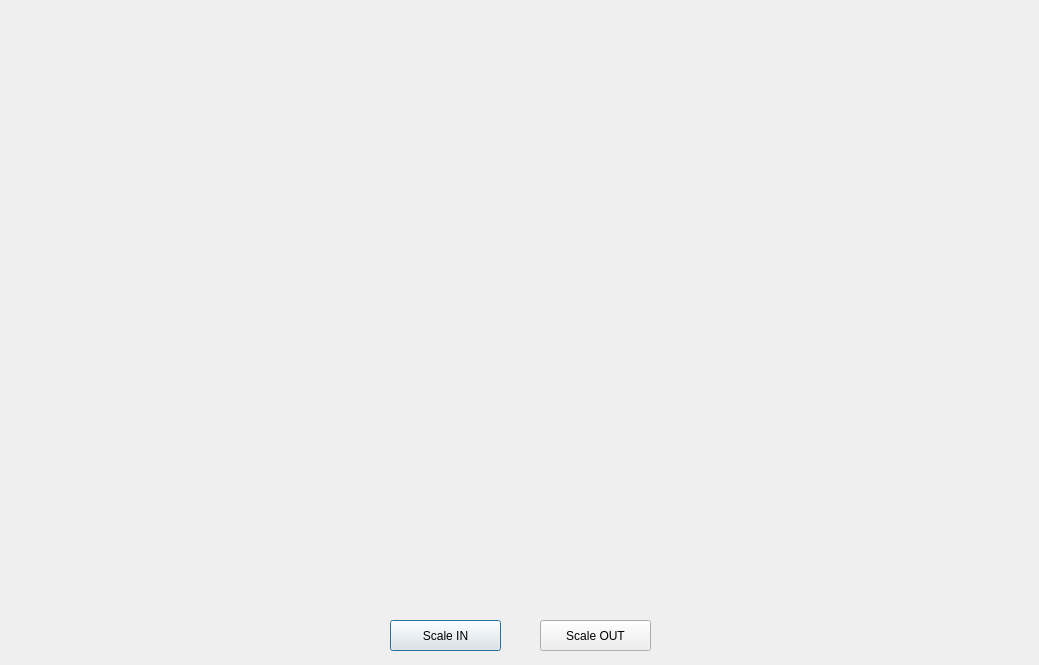
<?xml version="1.0" encoding="UTF-8"?>
<ui version="4.0">
 <class>Plotter</class>
 <widget class="QDialog" name="Plotter">
  <property name="geometry">
   <rect>
    <x>0</x>
    <y>0</y>
    <width>1039</width>
    <height>665</height>
   </rect>
  </property>
  <property name="windowTitle">
   <string>Dialog</string>
  </property>
  <widget class="QCustomPlot" name="plot" native="true">
   <property name="geometry">
    <rect>
     <x>9</x>
     <y>9</y>
     <width>1021</width>
     <height>591</height>
    </rect>
   </property>
  </widget>
  <widget class="QPushButton" name="scaleIn">
   <property name="geometry">
    <rect>
     <x>390</x>
     <y>620</y>
     <width>111</width>
     <height>31</height>
    </rect>
   </property>
   <property name="text">
    <string>Scale IN</string>
   </property>
  </widget>
  <widget class="QPushButton" name="scaleOut">
   <property name="geometry">
    <rect>
     <x>540</x>
     <y>620</y>
     <width>111</width>
     <height>31</height>
    </rect>
   </property>
   <property name="text">
    <string>Scale OUT</string>
   </property>
  </widget>
 </widget>
 <customwidgets>
  <customwidget>
   <class>QCustomPlot</class>
   <extends>QWidget</extends>
   <header>qcustomplot.h</header>
   <container>1</container>
  </customwidget>
 </customwidgets>
 <resources/>
 <connections/>
</ui>
